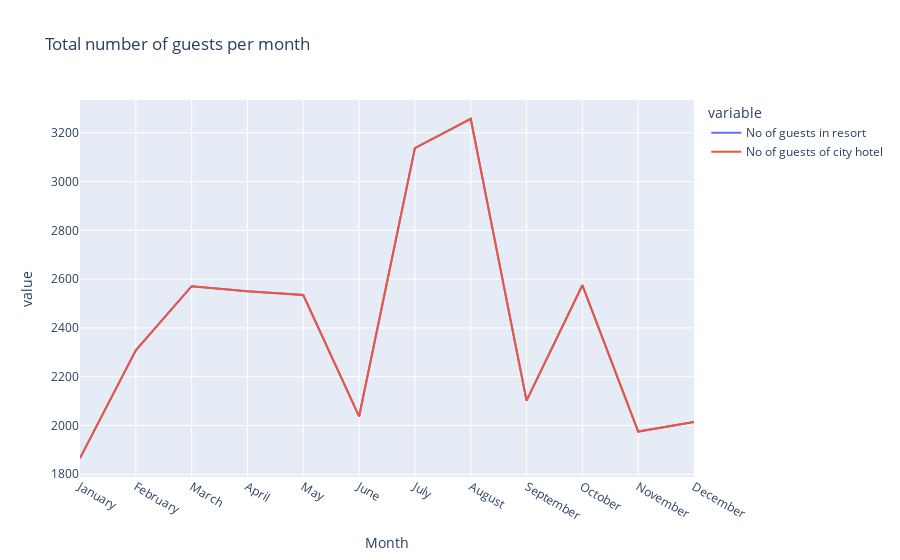

Write notebook code for a chart like this one.
### Code cell
px.line(final_rush,x='Month',y=['No of guests in resort', 'No of guests of city hotel'],title='Total number of guests per month')

### Figure 1 — Plotly figure (JSON) as saved in the notebook; plotly's stock layout.template omitted (floating-point values rounded to 4 significant figures)
{"data": [{"hovertemplate": "variable=No of guests in resort<br>Month=%{x}<br>value=%{y}<extra></extra>", "legendgroup": "No of guests in resort", "line": {"color": "#636efa", "dash": "solid"}, "marker": {"symbol": "circle"}, "mode": "lines", "name": "No of guests in resort", "orientation": "v", "showlegend": true, "type": "scatter", "x": ["January", "February", "March", "April", "May", "June", "July", "August", "September", "October", "November", "December"], "xaxis": "x", "y": [1866, 2308, 2571, 2550, 2535, 2037, 3137, 3257, 2102, 2575, 1975, 2014], "yaxis": "y"}, {"hovertemplate": "variable=No of guests of city hotel<br>Month=%{x}<br>value=%{y}<extra></extra>", "legendgroup": "No of guests of city hotel", "line": {"color": "#EF553B", "dash": "solid"}, "marker": {"symbol": "circle"}, "mode": "lines", "name": "No of guests of city hotel", "orientation": "v", "showlegend": true, "type": "scatter", "x": ["January", "February", "March", "April", "May", "June", "July", "August", "September", "October", "November", "December"], "xaxis": "x", "y": [1866, 2308, 2571, 2550, 2535, 2037, 3137, 3257, 2102, 2575, 1975, 2014], "yaxis": "y"}], "layout": {"legend": {"title": {"text": "variable"}, "tracegroupgap": 0}, "title": {"text": "Total number of guests per month"}, "xaxis": {"anchor": "y", "domain": [0, 1], "title": {"text": "Month"}}, "yaxis": {"anchor": "x", "domain": [0, 1], "title": {"text": "value"}}}}
